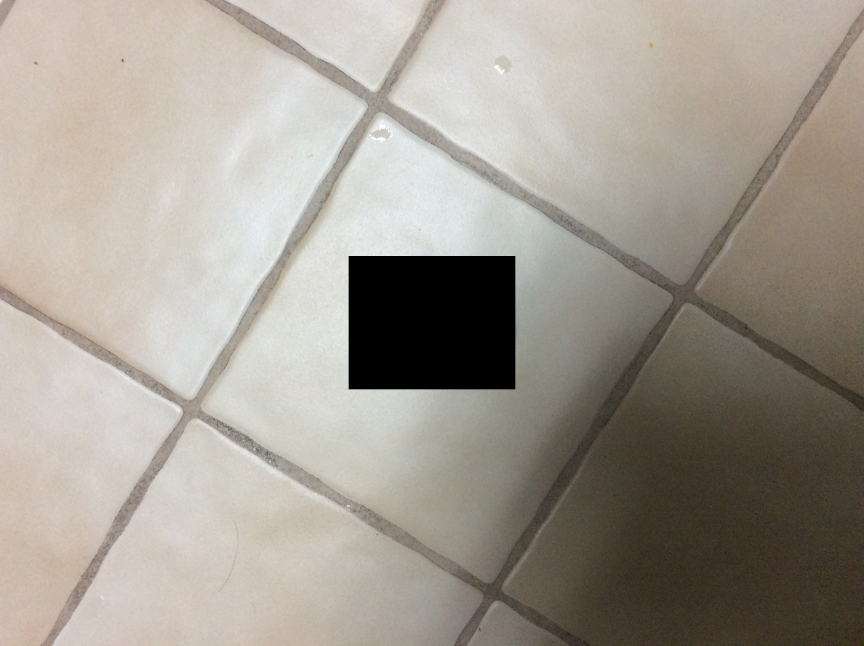
#> input picture data/img/intermediate/floor_4_hole.png, 2592 x 1936 px (shown at 1/3 size)
$ python calculation.py
#> lines starting #> are read from the running program, lines starting #| are printed output that depends on the picture
from PIL import Image
import numpy as np
import os
import random

def fill_hole(filepath, HALF_HOLE_WIDTH, HALF_HOLE_LENGTH):
#> called with filepath = 'data/img/intermediate/floor_4_hole.png', HALF_HOLE_WIDTH = 200, HALF_HOLE_LENGTH = 200
    modified = Image.open(filepath)
#> modified is the input picture: PIL image 2592x1936 RGB; mean R, G, B 161.9, 155.2, 145.8

    width = modified.size[0] # default = 1000
#> width = 2592
    length = modified.size[1] # default = 500
#> length = 1936
    middle_width = int(width / 2)
#> middle_width = 1296
    middle_length = int(length / 2)
#> middle_length = 968

    # for now, hole detection range in image is not needed

    pixel_array = np.array(modified)
    edit_left = np.copy(pixel_array)
    edit_right = np.copy(pixel_array)
    edit_left, edit_right = edit_left.astype(float), edit_right.astype(float)

    random_element_copy(edit_left, edit_right, middle_width, middle_length, HALF_HOLE_WIDTH, HALF_HOLE_LENGTH, width, length)
    average_bounds(edit_left, 20, middle_width, middle_length, HALF_HOLE_WIDTH, HALF_HOLE_LENGTH)
    float_array_to_pixel_array(edit_left, pixel_array, middle_width, middle_length, HALF_HOLE_WIDTH, HALF_HOLE_LENGTH)

    print("Shape of pixel_array: {}".format(pixel_array.shape))
    calculated = Image.fromarray(pixel_array)
    filename, file_extension = os.path.splitext(filepath)

    calculated.save('data/img/calculated/' + os.path.basename(filename) + '_removed_one_side.png', "PNG")

def gradient_by_row(edit_left, edit_right, middle_width, middle_length, HALF_HOLE_WIDTH, HALF_HOLE_LENGTH, width, length):
    for j in range(middle_length - HALF_HOLE_LENGTH, middle_length + HALF_HOLE_LENGTH):
        for i in range(middle_width - HALF_HOLE_WIDTH, middle_width + HALF_HOLE_WIDTH):
            total_change_from_left = 0
            reach = 20
            for counter in range(i - reach, i):
                total_change_from_left = total_change_from_left + (edit_left[j][i-1] - edit_left[j][i-1-counter]) / counter
            edit_left[j][i] = edit_left[j][i-1] + (total_change_from_left / reach)

            total_change_from_right = 0
            for counter in range(i, i + reach):
                total_change_from_right = total_change_from_right + (edit_right[j][i+1] - edit_right[j][i+1+counter]) / counter
            edit_right[j][width - i] = edit_right[j][width - i + 1] + (total_change_from_right / reach)

def random_element_copy(edit_left, edit_right, middle_width, middle_length, HALF_HOLE_WIDTH, HALF_HOLE_LENGTH, width, length):
#> called with middle_width = 1296, middle_length = 968, HALF_HOLE_WIDTH = 200, HALF_HOLE_LENGTH = 200, width = 2592, length = 1936
    for j in range(middle_length - HALF_HOLE_LENGTH, middle_length + HALF_HOLE_LENGTH):
        for i in range(middle_width - HALF_HOLE_WIDTH, middle_width + HALF_HOLE_WIDTH):
            edit_left[j][i] = edit_left[j][i-random.randint(1, 300)]
            edit_right[j][width - i] = edit_right[j][width - i + random.randint(1, 300)]
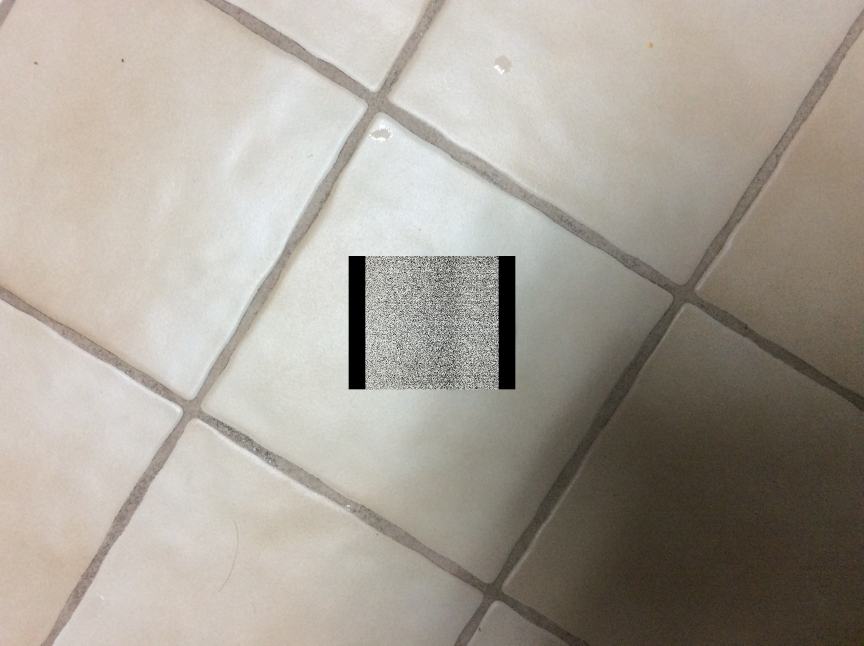
#> edit_left: shape (1936, 2592, 3) float64 (shown at 1/3 size); mean R, G, B 167, 160.3, 150.7
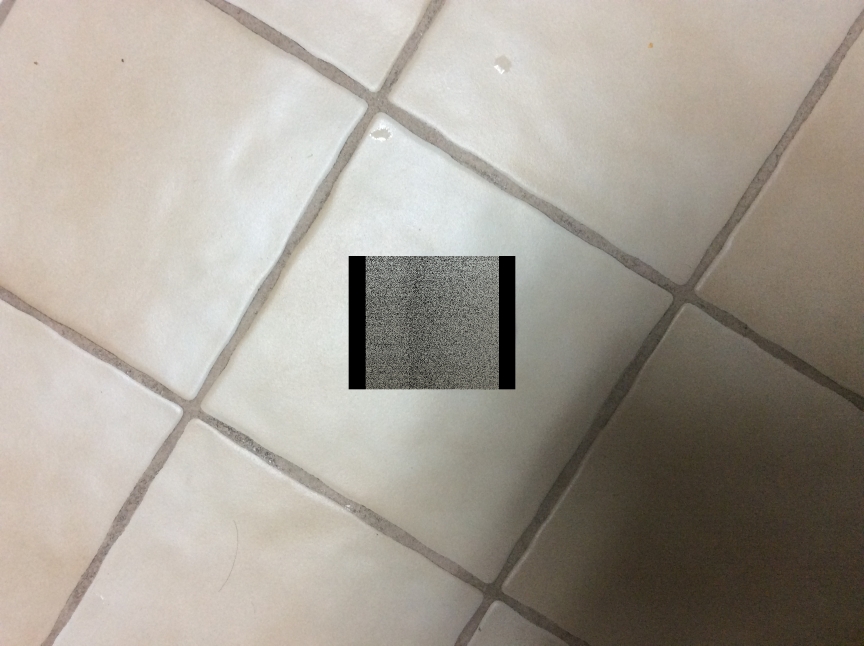
#> edit_right: shape (1936, 2592, 3) float64 (shown at 1/3 size); mean R, G, B 165.4, 158.7, 149.1

def average_bounds(edit_array, bounds, middle_width, middle_length, HALF_HOLE_WIDTH, HALF_HOLE_LENGTH):
#> called with bounds = 20, middle_width = 1296, middle_length = 968, HALF_HOLE_WIDTH = 200, HALF_HOLE_LENGTH = 200
    for j in range(middle_length - HALF_HOLE_LENGTH, middle_length + HALF_HOLE_LENGTH):
        for i in range(middle_width - HALF_HOLE_WIDTH, middle_width + HALF_HOLE_WIDTH):
            if (j < (middle_length - HALF_HOLE_LENGTH + bounds)):
                edit_array[j][i] = np.sqrt((edit_array[j+1][i]*edit_array[j+1][i] +
                                        edit_array[j+1][i+1]*edit_array[j+1][i+1]  +
                                        edit_array[j+1][i-1]*edit_array[j+1][i-1]) / 3)
            elif (j > (middle_length + HALF_HOLE_LENGTH - bounds)):
                edit_array[j][i] = np.sqrt((edit_array[j-1][i]*edit_array[j-1][i] +
                                        edit_array[j-1][i+1]*edit_array[j-1][i+1]  +
                                        edit_array[j-1][i-1]*edit_array[j-1][i-1]) / 3)

            elif (i < (middle_width - HALF_HOLE_WIDTH + bounds)):
                edit_array[j][i] = np.sqrt((edit_array[j][i-1]*edit_array[j][i-1] +
                                        edit_array[j+1][i-1]*edit_array[j+1][i-1] +
                                        edit_array[j-1][i-1]*edit_array[j-1][i-1]
                                        ) / 3)
            elif (i > (middle_width + HALF_HOLE_WIDTH - bounds)):
                edit_array[j][i] = np.sqrt((edit_array[j][i+1]*edit_array[j][i+1] +
                                        edit_array[j+1][i+1]*edit_array[j+1][i+1] +
                                        edit_array[j-1][i+1]*edit_array[j-1][i+1]
                                        ) / 3)

def average_with_surrounding(edit_array, middle_width, middle_length, HALF_HOLE_WIDTH, HALF_HOLE_LENGTH):
    for j in range(middle_length - HALF_HOLE_LENGTH, middle_length + HALF_HOLE_LENGTH):
        for i in range(middle_width - HALF_HOLE_WIDTH, middle_width + HALF_HOLE_WIDTH):
            edit_array[j][i] = np.sqrt((edit_array[j][i+1]*edit_array[j][i+1] + edit_array[j][i-1]*edit_array[j][i-1] +
                                    edit_array[j+1][i]*edit_array[j+1][i] + edit_array[j-1][i]*edit_array[j-1][i] +
                                    edit_array[j+1][i+1]*edit_array[j+1][i+1] + edit_array[j-1][i+1]*edit_array[j-1][i+1] +
                                    edit_array[j-1][i-1]*edit_array[j-1][i-1] + edit_array[j+1][i-1]*edit_array[j+1][i-1]) / 8)

def float_array_to_pixel_array(edit_array, pixel_array, middle_width, middle_length, HALF_HOLE_WIDTH, HALF_HOLE_LENGTH):
#> called with middle_width = 1296, middle_length = 968, HALF_HOLE_WIDTH = 200, HALF_HOLE_LENGTH = 200
    for j in range(middle_length - HALF_HOLE_LENGTH, middle_length + HALF_HOLE_LENGTH):
        for i in range(middle_width - HALF_HOLE_WIDTH, middle_width + HALF_HOLE_WIDTH):
            pixel_array[j][i] = edit_array[j][i].astype(int)

def weighted_average_array(edit_left, edit_right, pixel_array, middle_width, middle_length, HALF_HOLE_WIDTH, HALF_HOLE_LENGTH):
    for j in range(middle_length - HALF_HOLE_LENGTH, middle_length + HALF_HOLE_LENGTH):
        for i in range(middle_width - HALF_HOLE_WIDTH, middle_width + HALF_HOLE_WIDTH):
            weight_left = middle_width + HALF_HOLE_WIDTH - i
            weight_right = i - (middle_width - HALF_HOLE_WIDTH)

            pixel_array[j][i] = np.sqrt(((weight_left)*edit_left[j][i]*edit_left[j][i] + (weight_right)*edit_right[j][i]*edit_right[j][i]) / (2*HALF_HOLE_WIDTH))

if __name__ == "__main__":
    fill_hole("data/img/intermediate/floor_4_hole.png", 200, 200)
#| Shape of pixel_array: (1936, 2592, 3)
